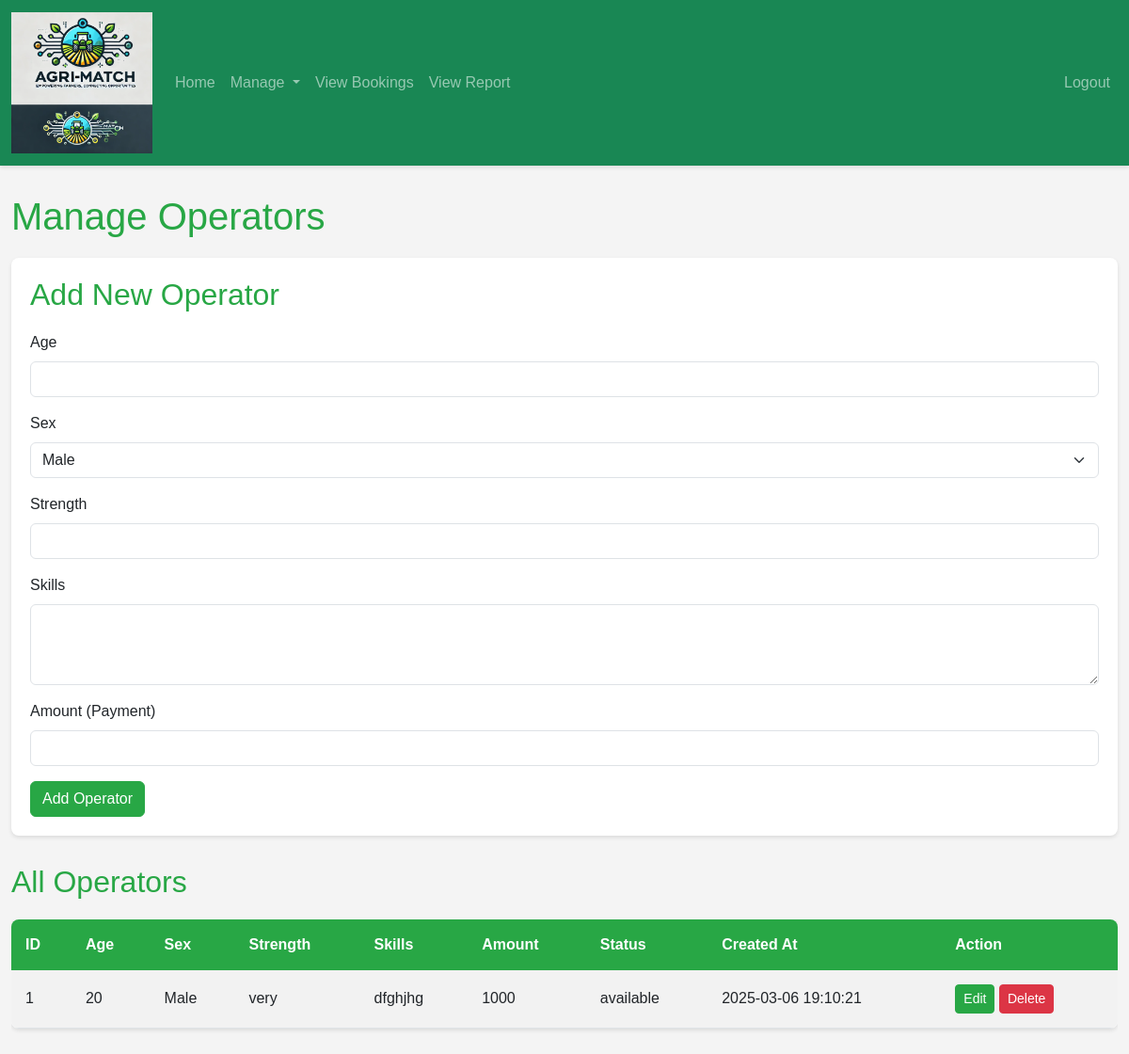
The page /manage_operators.php (signed in) on the database its author committed.
### tables this page shows
CREATE TABLE `operators` (
  `id` int(11) NOT NULL,
  `age` int(11) NOT NULL,
  `sex` enum('Male','Female','Other') NOT NULL,
  `strength` varchar(100) NOT NULL,
  `skills` text NOT NULL,
  `amount` int(11) NOT NULL,
  `created_at` timestamp NOT NULL DEFAULT current_timestamp(),
  `status` enum('available','booked') DEFAULT 'available'
);

### manage_operators.php (the view, shortened to what this page needs)
<?php
$conn = new mysqli("localhost", "root", "", "agrimatch");
$sql = "SELECT * FROM operators";
$result = $conn->query($sql);
?>
<!DOCTYPE html>
<html lang="en">
<head>
    <link href="https://cdn.jsdelivr.net/npm/bootstrap@5.3.0-alpha1/dist/css/bootstrap.min.css" rel="stylesheet">
    <link href="https://cdnjs.cloudflare.com/ajax/libs/font-awesome/6.0.0-beta3/css/all.min.css" rel="stylesheet">
</head>
<body>
    <nav class="navbar navbar-expand-lg navbar-dark bg-success">
        <div class="container-fluid">
            <a class="navbar-brand" href="admin_dashboard.php">
                <img src="images/logo.png" alt="Agri-Match Logo" width="150">
            </a>
            <div class="collapse navbar-collapse" id="navbarNav">
                <ul class="navbar-nav me-auto">
                    <li class="nav-item"><a class="nav-link" href="admin_dashboard.php">Home</a></li>
                    <li class="nav-item dropdown">
                        <a class="nav-link dropdown-toggle" href="#" id="manageDropdown" role="button"
                           data-bs-toggle="dropdown" aria-expanded="false">
                            Manage
                        </a>
                    </li>
                    <li class="nav-item"><a class="nav-link" href="view_bookings.php">View Bookings</a></li>
                    <li class="nav-item"><a class="nav-link" href="report.php">View Report</a></li>
                </ul>
                <ul class="navbar-nav">
                    <li class="nav-item"><a class="nav-link" href="logout.php">Logout</a></li>
                </ul>
            </div>
        </div>
    </nav>
    <div class="container">
        <h1>Manage Operators</h1>
        <div class="form-container">
            <h2>Add New Operator</h2>
            <form method="POST">
                <div class="mb-3">
                    <label for="age" class="form-label">Age</label>
                    <input type="number" class="form-control" id="age" name="age" min="18" required>
                </div>
                <div class="mb-3">
                    <label for="sex" class="form-label">Sex</label>
                    <select class="form-select" id="sex" name="sex" required>
                        <option value="Male">Male</option>
                    </select>
                </div>
                <div class="mb-3">
                    <label for="strength" class="form-label">Strength</label>
                    <input type="text" class="form-control" id="strength" name="strength" required>
                </div>
                <div class="mb-3">
                    <label for="skills" class="form-label">Skills</label>
                    <textarea class="form-control" id="skills" name="skills" rows="3" required></textarea>
                </div>
                <div class="mb-3">
                    <label for="amount" class="form-label">Amount (Payment)</label>
                    <input type="number" class="form-control" id="amount" name="amount" min="0" required>
                </div>
                <button type="submit" name="add_operator" class="btn btn-primary">Add Operator</button>
            </form>
        </div>
        <h2>All Operators</h2>
        <div class="table-responsive">
            <table class="table table-striped">
                <thead>
                    <tr>
                        <th>ID</th>
                        <th>Age</th>
                        <th>Sex</th>
                        <th>Strength</th>
                        <th>Skills</th>
                        <th>Amount</th>
                        <th>Status</th>
                        <th>Created At</th>
                        <th>Action</th>
                    </tr>
                </thead>
                <tbody>
                    <?php
                    if ($result->num_rows > 0) {
                        while ($row = $result->fetch_assoc()) {
                            echo "<tr>
                                    <td>" . htmlspecialchars($row['id']) . "</td>
                                    <td>" . htmlspecialchars($row['age']) . "</td>
                                    <td>" . htmlspecialchars($row['sex']) . "</td>
                                    <td>" . htmlspecialchars($row['strength']) . "</td>
                                    <td>" . htmlspecialchars($row['skills']) . "</td>
                                    <td>" . htmlspecialchars($row['amount']) . "</td>
                                    <td>" . htmlspecialchars($row['status']) . "</td>
                                    <td>" . htmlspecialchars($row['created_at']) . "</td>
                                    <td>
                                        <button class='btn btn-primary btn-sm' onclick='openEditForm(" . htmlspecialchars(json_encode($row)) . ")'>Edit</button>
                                        <a href='manage_operators.php?delete_id=" . htmlspecialchars($row['id']) . "'
                                           class='btn btn-danger btn-sm'
                                           onclick='return confirm(\"Are you sure you want to delete this operator?\")'>Delete</a>
                                    </td>
                                  </tr>";
                        }
                    } else {
                        echo "<tr><td colspan='9' class='text-center'>No operators found.</td></tr>";
                    }
                    ?>
                </tbody>
            </table>
        </div>
    </div>
</body>
</html>

### manage_operators.php (style rules this page uses)
body { font-family: Arial, sans-serif; background-color: #f4f4f4; }
.navbar { box-shadow: 0 2px 4px rgba(0,0,0,0.1); }
.container { max-width: 1200px; margin-top: 30px; margin-bottom: 30px; }
.table { background-color: #fff; border-radius: 8px; overflow: hidden; box-shadow: 0 2px 4px rgba(0,0,0,0.1); }
.table thead th { background-color: #28a745; color: white; border: none; padding: 15px; }
.table tbody td { padding: 15px; vertical-align: middle; }
.table-striped tbody tr:nth-of-type(odd) { background-color: #f8f9fa; }
h1, h2 { color: #28a745; margin-bottom: 20px; }
.btn-primary { background-color: #28a745; border-color: #28a745; }
.form-container { background-color: #fff; padding: 20px; border-radius: 8px; box-shadow: 0 2px 4px rgba(0,0,0,0.1); margin-bottom: 30px; }

### rows shown on the page
operators: id "1", age "20", sex "Male", strength "very", skills "dfghjhg", amount "1000", status "available", created_at "2025-03-06 19:10:21"
